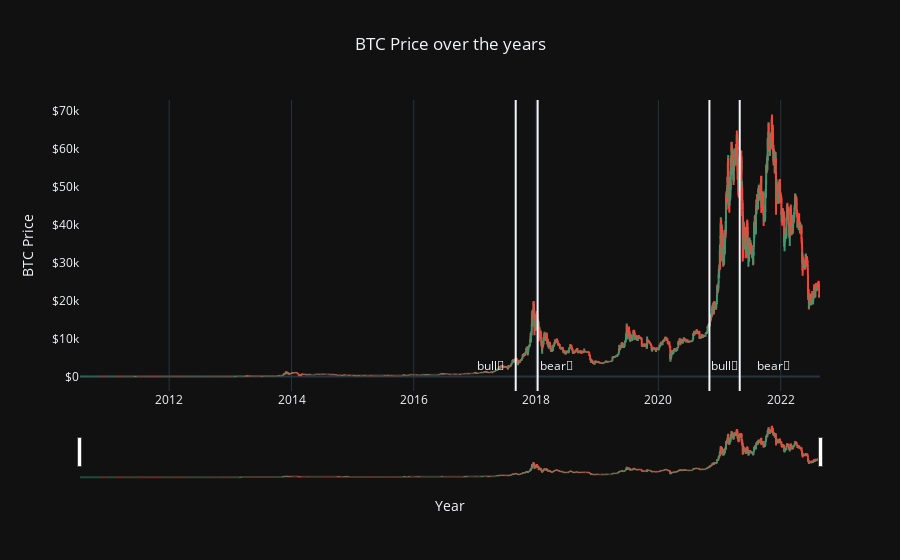

The notebook cell saved with this chart:
### Code cell
fig = go.Figure(data=go.Ohlc(x=data['Date'],
                open=data['Open'],
                high=data['High'],
                low=data['Low'],
                close=data['Close']))

fig.update_layout(template='plotly_dark',
    title='BTC Price over the years',
    xaxis_title="Year",
    yaxis_title='BTC Price',title_x=0.5,
    shapes = [dict(x0='2017-09-01', x1='2017-09-01', y0=0, y1=1, xref='x', yref='paper',line_width=2),
              dict(x0='2018-01-10', x1='2018-01-10', y0=0, y1=1, xref='x', yref='paper',line_width=2),
              dict(x0='2020-11-01', x1='2020-11-01', y0=0, y1=1, xref='x', yref='paper',line_width=2),
             dict(x0='2021-05-01', x1='2021-05-01', y0=0, y1=1, xref='x', yref='paper',line_width=2)],
    annotations=[dict(x='2017-01-01', y=0.05, xref='x', yref='paper',showarrow=False, xanchor='left', text='bull🐂'),
        dict(x='2018-01-10', y=0.05, xref='x', yref='paper',showarrow=False, xanchor='left', text='bear🐻'),
        dict(x='2020-11-01', y=0.05, xref='x', yref='paper',showarrow=False, xanchor='left', text='bull🐂'),
        dict(x='2021-08-01', y=0.05, xref='x', yref='paper',showarrow=False, xanchor='left', text='bear🐻')]
)

fig.update_yaxes( # the y-axis is in dollars
    tickprefix="$", showgrid=False
)

fig.update_xaxes(
     showgrid=True
)

fig.show()

### Figure 1 — Plotly figure (JSON) as saved in the notebook; plotly's stock layout.template omitted (floating-point values rounded to 4 significant figures; data arrays with more than 128 entries replaced by an {"elided": "..."} marker saying what was removed)
{"data": [{"close": {"elided": "4420 float values"}, "high": {"elided": "4420 float values"}, "low": {"elided": "4420 float values"}, "open": {"elided": "4420 float values"}, "type": "ohlc", "x": {"elided": "4420 str values"}}], "layout": {"annotations": [{"showarrow": false, "text": "bull🐂", "x": "2017-01-01", "xanchor": "left", "xref": "x", "y": 0.05, "yref": "paper"}, {"showarrow": false, "text": "bear🐻", "x": "2018-01-10", "xanchor": "left", "xref": "x", "y": 0.05, "yref": "paper"}, {"showarrow": false, "text": "bull🐂", "x": "2020-11-01", "xanchor": "left", "xref": "x", "y": 0.05, "yref": "paper"}, {"showarrow": false, "text": "bear🐻", "x": "2021-08-01", "xanchor": "left", "xref": "x", "y": 0.05, "yref": "paper"}], "shapes": [{"line": {"width": 2}, "x0": "2017-09-01", "x1": "2017-09-01", "xref": "x", "y0": 0, "y1": 1, "yref": "paper"}, {"line": {"width": 2}, "x0": "2018-01-10", "x1": "2018-01-10", "xref": "x", "y0": 0, "y1": 1, "yref": "paper"}, {"line": {"width": 2}, "x0": "2020-11-01", "x1": "2020-11-01", "xref": "x", "y0": 0, "y1": 1, "yref": "paper"}, {"line": {"width": 2}, "x0": "2021-05-01", "x1": "2021-05-01", "xref": "x", "y0": 0, "y1": 1, "yref": "paper"}], "title": {"text": "BTC Price over the years", "x": 0.5}, "xaxis": {"showgrid": true, "title": {"text": "Year"}}, "yaxis": {"showgrid": false, "tickprefix": "$", "title": {"text": "BTC Price"}}}}
